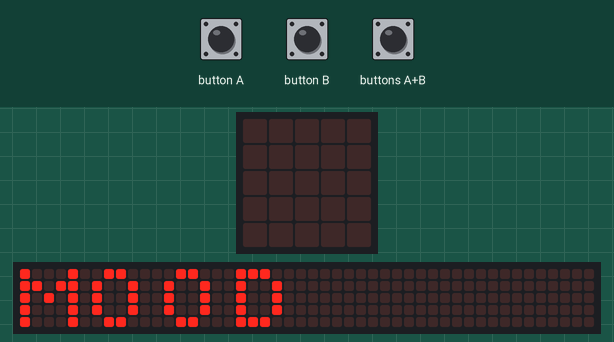
Simulated run of this program. Board: BBC micro:bit (MakeCode). On the bench: the board's 5×5 LED display, a strip that is not on the board, showing the scrolling text unrolled. The test bench sets the inputs (shaded band). Random numbers come from a fixed seed; the 48×5 strip is a reading aid, not a part: it shows the text the display is scrolling, unrolled, one strip-width of it at a time.

Above: at 4.1 s.
5.8 s: button B pressed for 0.15 s
At 6.7 s:
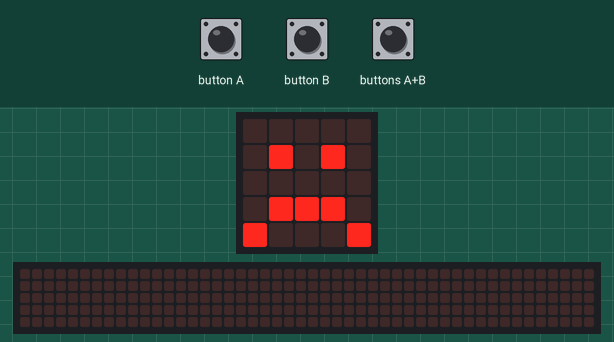
At 7.62 s:
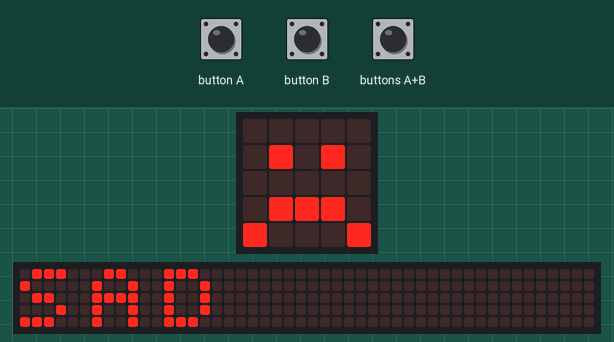
8.9 s: buttons A+B pressed for 0.15 s
9.6 s: button B pressed for 0.15 s
At 11.82 s:
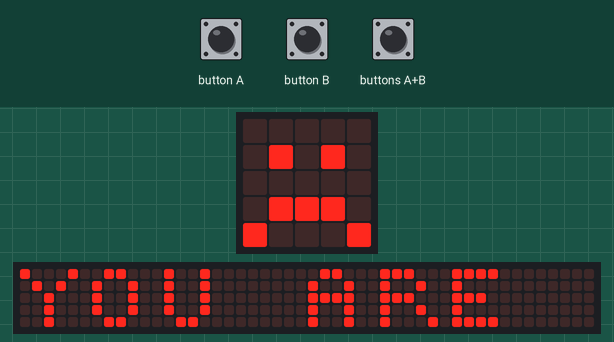

Measured:
- after the input at 5.8 s, the display: changes after 0.15 s (image 1)
- what the display in image 0 shows lasts 0.4 s, from 4.1 s to 4.5 s
- what the display in image 1 shows lasts 1.6 s, from 6.0 s to 7.6 s

The program:

main.ts
```typescript
input.onButtonPressed(Button.A, function () {
    oldmood = mood
    mood = 1
    basic.showIcon(IconNames.Happy)
    basic.pause(1000)
    basic.showString("HAPPY")
})
input.onButtonPressed(Button.AB, function () {
    if (mood == 1) {
        basic.showString("YOU ARE HAPPY")
    } else if (mood == 2) {
        basic.showString("YOU ARE SAD")
    } else if (mood == 3) {
        basic.showString("SAD")
    } else if (mood == 0) {
        basic.showString("SAD")
    } else {
        basic.showString("SAD")
    }
})
input.onButtonPressed(Button.B, function () {
    oldmood = mood
    mood = 2
    basic.showIcon(IconNames.Sad)
    basic.pause(1000)
    basic.showString("SAD")
})
input.onGesture(Gesture.Shake, function () {
    oldmood = mood
    mood = randint(1, 4)
})
let mood = 0
let oldmood = 0
oldmood = 0
oldmood = 0
basic.showString("MOOD")
```

test.ts
```typescript
// tests go here; this will not be compiled when this package is used as an extension.
```
